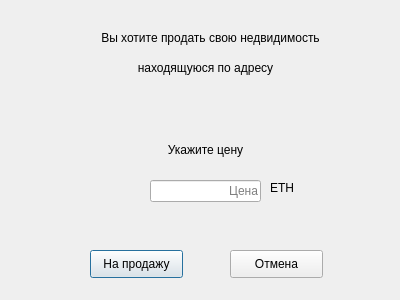
<?xml version="1.0" encoding="UTF-8"?>
<ui version="4.0">
 <class>Dialog</class>
 <widget class="QDialog" name="Dialog">
  <property name="geometry">
   <rect>
    <x>0</x>
    <y>0</y>
    <width>400</width>
    <height>300</height>
   </rect>
  </property>
  <property name="windowTitle">
   <string>Продажа</string>
  </property>
  <widget class="QPushButton" name="btn_sale">
   <property name="geometry">
    <rect>
     <x>90</x>
     <y>250</y>
     <width>93</width>
     <height>28</height>
    </rect>
   </property>
   <property name="text">
    <string>На продажу</string>
   </property>
  </widget>
  <widget class="QPushButton" name="btn_cancel">
   <property name="geometry">
    <rect>
     <x>230</x>
     <y>250</y>
     <width>93</width>
     <height>28</height>
    </rect>
   </property>
   <property name="text">
    <string>Отмена</string>
   </property>
  </widget>
  <widget class="QLabel" name="label">
   <property name="geometry">
    <rect>
     <x>90</x>
     <y>30</y>
     <width>241</width>
     <height>16</height>
    </rect>
   </property>
   <property name="text">
    <string>Вы хотите продать свою недвидимость</string>
   </property>
   <property name="alignment">
    <set>Qt::AlignCenter</set>
   </property>
  </widget>
  <widget class="QLabel" name="label_2">
   <property name="geometry">
    <rect>
     <x>130</x>
     <y>60</y>
     <width>151</width>
     <height>16</height>
    </rect>
   </property>
   <property name="text">
    <string>находящуюся по адресу</string>
   </property>
   <property name="alignment">
    <set>Qt::AlignCenter</set>
   </property>
  </widget>
  <widget class="QLabel" name="address">
   <property name="geometry">
    <rect>
     <x>24</x>
     <y>90</y>
     <width>351</width>
     <height>41</height>
    </rect>
   </property>
   <property name="font">
    <font>
     <family>Comic Sans MS</family>
     <pointsize>12</pointsize>
     <weight>75</weight>
     <bold>true</bold>
    </font>
   </property>
   <property name="text">
    <string/>
   </property>
   <property name="alignment">
    <set>Qt::AlignCenter</set>
   </property>
   <property name="wordWrap">
    <bool>true</bool>
   </property>
  </widget>
  <widget class="QLabel" name="label_3">
   <property name="geometry">
    <rect>
     <x>160</x>
     <y>140</y>
     <width>91</width>
     <height>20</height>
    </rect>
   </property>
   <property name="text">
    <string>Укажите цену</string>
   </property>
   <property name="alignment">
    <set>Qt::AlignCenter</set>
   </property>
  </widget>
  <widget class="QLineEdit" name="price">
   <property name="geometry">
    <rect>
     <x>150</x>
     <y>180</y>
     <width>111</width>
     <height>22</height>
    </rect>
   </property>
   <property name="alignment">
    <set>Qt::AlignRight|Qt::AlignTrailing|Qt::AlignVCenter</set>
   </property>
   <property name="placeholderText">
    <string>Цена</string>
   </property>
  </widget>
  <widget class="QLabel" name="label_4">
   <property name="geometry">
    <rect>
     <x>270</x>
     <y>180</y>
     <width>55</width>
     <height>16</height>
    </rect>
   </property>
   <property name="text">
    <string>ETH</string>
   </property>
  </widget>
 </widget>
 <resources/>
 <connections/>
</ui>
